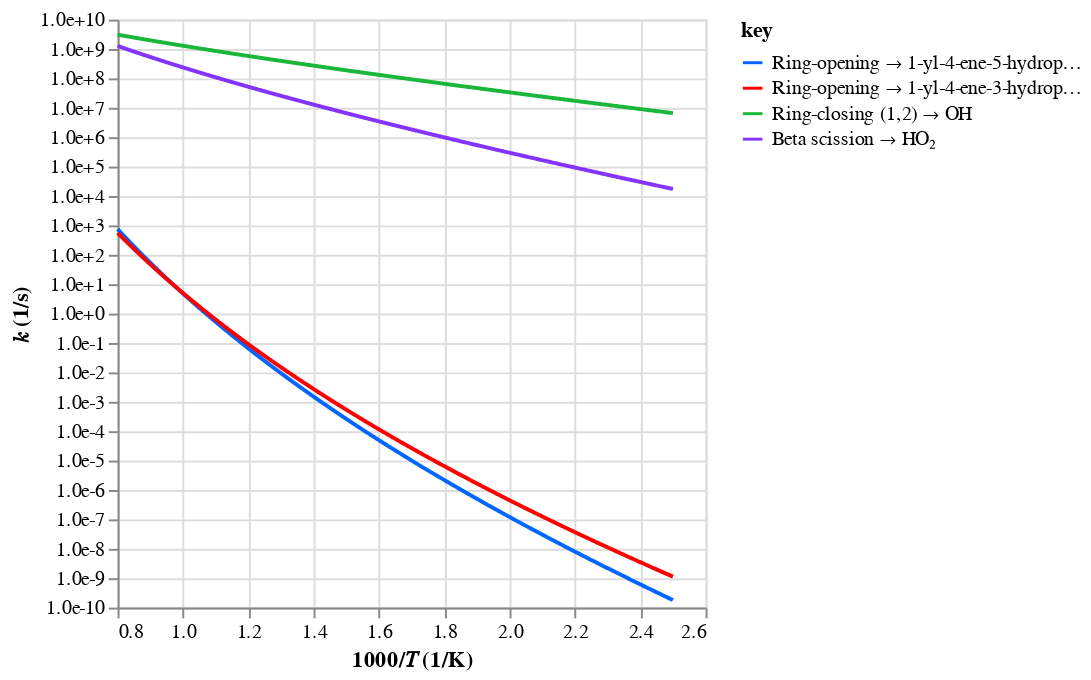

Notebook cell for this chart:
### Code cell
chart = ac.rate.display(
    [open45_rxn_fit, open34_rxn_fit, e12_rxn_fit, sciss_rxn_fit],
    label=[
        "Ring-opening → 1-yl-4-ene-5-hydroperoxy",
        "Ring-opening → 1-yl-4-ene-3-hydroperoxy",
        "Ring-closing (1,2) → OH",
        "Beta scission → HO₂",
    ],
)

display(chart)
chart.save("beta-ring-opening-vs-ring-closing.png", ppi=300)

### Figure 1 — Vega-Lite specification as saved in the notebook (floating-point values rounded to 4 significant figures; data arrays with more than 128 entries replaced by an {"elided": "..."} marker saying what was removed)
{"config": {"view": {"continuousWidth": 300, "continuousHeight": 300}}, "data": {"name": "data-928dec0739e44252536f4fbac8ef0cb1"}, "mark": {"type": "line"}, "encoding": {"color": {"field": "key", "scale": {"domain": ["Ring-opening → 1-yl-4-ene-5-hydroperoxy", "Ring-opening → 1-yl-4-ene-3-hydroperoxy", "Ring-closing (1,2) → OH", "Beta scission → HO₂"], "range": ["#0066ff", "#ff0000", "#1ab73a", "#8533ff"]}, "type": "nominal"}, "x": {"field": "x", "scale": {"zero": false}, "title": "1000/𝑇 (1/K)", "type": "quantitative"}, "y": {"axis": {"format": ".1e", "values": [1e-10, 1e-09, 1e-08, 1e-07, 1e-06, 1e-05, 0.0001, 0.001, 0.01, 0.1, 1, 10, 100, 1000, 10000, 100000, 1000000, 10000000, 100000000, 1000000000, 10000000000]}, "field": "value", "scale": {"type": "log"}, "title": "𝑘 (1/s)", "type": "quantitative"}}, "transform": [{"fold": ["Ring-opening → 1-yl-4-ene-5-hydroperoxy", "Ring-opening → 1-yl-4-ene-3-hydroperoxy", "Ring-closing (1,2) → OH", "Beta scission → HO₂"]}], "$schema": "https://vega.github.io/schema/vega-lite/v5.20.1.json", "datasets": {"data-928dec0739e44252536f4fbac8ef0cb1": {"elided": "1000 records"}}}
